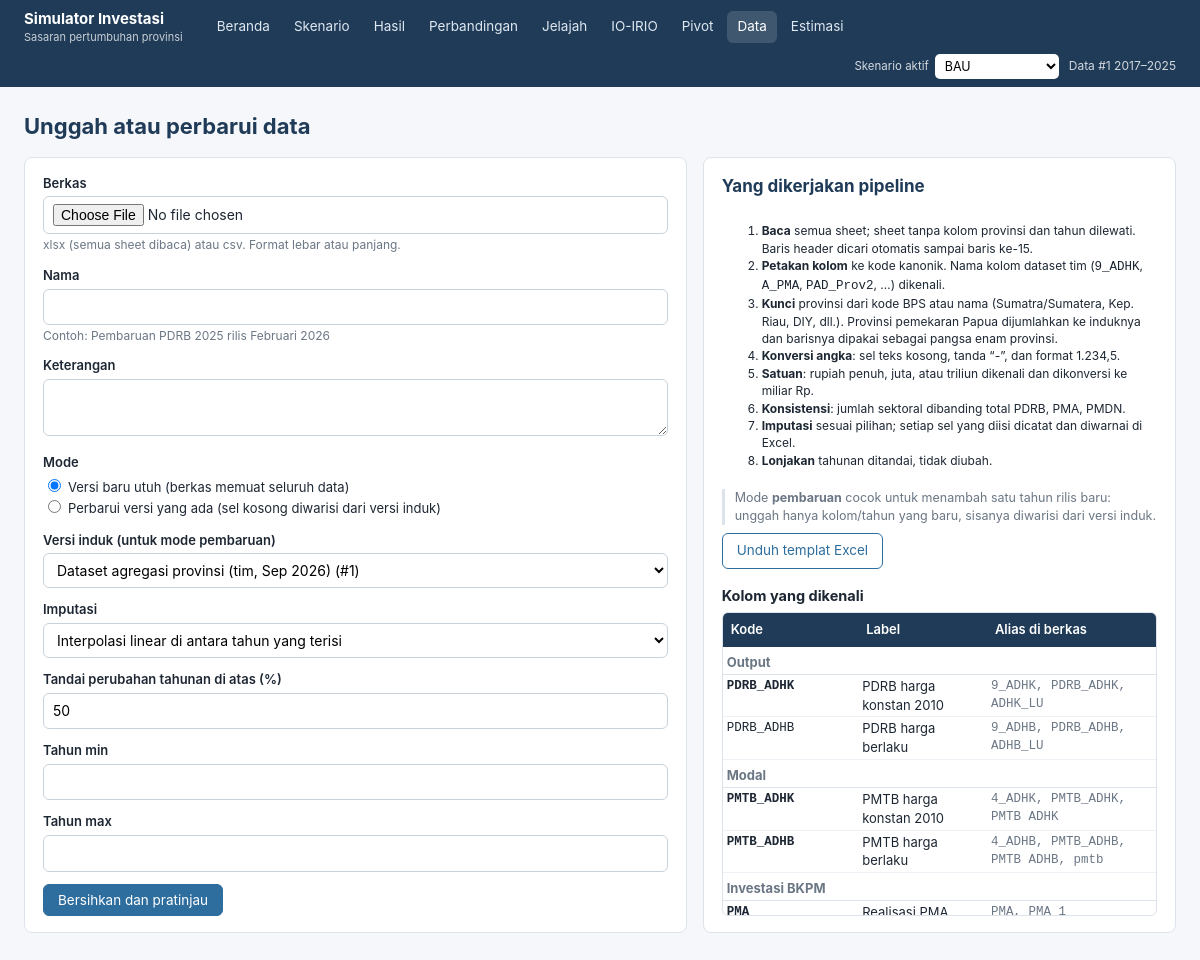
The app's page /data/unggah/ with its own data.
### datapanel/models.py (models this page shows, shortened)
class VersiData(models.Model):
    class Status(models.TextChoices):
        DRAF = "draf", "Draf (menunggu konfirmasi)"
        SIAP = "siap", "Siap dipakai"
        AKTIF = "aktif", "Aktif"
        ARSIP = "arsip", "Arsip"
        GAGAL = "gagal", "Gagal validasi"
    class Sumber(models.TextChoices):
        AWAL = "awal", "Dataset awal tim"
        UNGGAH = "unggah", "Unggahan baru"
        PEMBARUAN = "pembaruan", "Pembaruan atas versi lain"
        EDIT = "edit", "Suntingan manual"
    nama = models.CharField(max_length=120)
    keterangan = models.TextField(blank=True)
    sumber = models.CharField(max_length=12, choices=Sumber.choices, default=Sumber.UNGGAH)
    status = models.CharField(max_length=8, choices=Status.choices, default=Status.DRAF)
    induk = models.ForeignKey("self", null=True, blank=True, on_delete=models.SET_NULL,
                              related_name="turunan")
    berkas = models.FileField(upload_to="unggahan/%Y%m/", blank=True)
    nama_berkas = models.CharField(max_length=255, blank=True)
    opsi_pembersihan = models.JSONField(default=dict, blank=True)
    laporan = models.JSONField(default=list, blank=True)
    ringkasan = models.JSONField(default=dict, blank=True)
    tahun_awal = models.PositiveSmallIntegerField(null=True, blank=True)
    tahun_akhir = models.PositiveSmallIntegerField(null=True, blank=True)
    n_baris = models.PositiveIntegerField(default=0)
    pangsa_pemekaran = models.JSONField(default=dict, blank=True)
    dibuat = models.DateTimeField(auto_now_add=True)
    dibuat_oleh = models.ForeignKey(settings.AUTH_USER_MODEL, null=True, blank=True,
                                    on_delete=models.SET_NULL)
    class Meta:
        ordering = ["-dibuat"]
        verbose_name_plural = "versi data"
    def __str__(self):
        return f"{self.nama} (#{self.pk})"
    @classmethod
    def aktif(cls):
        return cls.objects.filter(status=cls.Status.AKTIF).first()

### datapanel/views.py (the view, shortened to what this page needs)
# urls.py: path("unggah/", views.unggah, name="unggah"),
def unggah(request):
    form = FormUnggah(request.POST or None, request.FILES or None)
    return render(request, "datapanel/unggah.html", _konteks_unggah(form))

### datapanel/context_processors.py (called while the page is built)
def versi_aktif(request):
    return {"versi_aktif": VersiData.aktif(), "nama_provinsi": _NAMA}

### datapanel/views.py (called while the page is built)
def _konteks_unggah(form):
    grup = {}
    for v in V.DAFTAR:
        grup.setdefault(v.grup, []).append(v)
    return {"form": form, "grup_variabel": grup}

### simulasi/aktif.py (called while the page is built)
def ambil(request):
    pk = request.session.get(KUNCI)
    qs = Skenario.objects.filter(hasil__isnull=False).select_related("hasil", "versi_data")
    sk = qs.filter(pk=pk).first() if pk else None
    if sk is None:
        sk = qs.filter(kelompok=Skenario.Kelompok.BAWAAN, templat="P0").first() or qs.order_by("-diubah").first()
    return sk

def grup():
    semua = list(Skenario.objects.only("pk", "nama", "singkat", "kelompok", "templat", "status").order_by("templat", "nama"))
    return [("Default", [s for s in semua if s.kelompok == Skenario.Kelompok.BAWAAN]),
            ("Kustom", [s for s in semua if s.kelompok != Skenario.Kelompok.BAWAAN])]

### simulasi/context_processors.py (called while the page is built)
def skenario_aktif(request):
    if request.path.startswith(("/admin/", "/static/")):
        return {}
    return {"sk_aktif": aktif.ambil(request), "sk_grup": aktif.grup(),
            "di_hasil": bool(re.match(r"^/skenario/\d+/$", request.path))}

### simulasi/models.py (called while the page is built)
    @property
    def label(self):
        return self.singkat or self.nama

### simulator/akses.py (called while the page is built, shortened)
    def __call__(self, request):
        return self.get_response(request)

### templates/datapanel/unggah.html (shortened to what this page needs)
{% extends "base.html" %}
{% block isi %}
<h1>Unggah atau perbarui data</h1>
<div class="grid g-7-5">
  <form method="post" enctype="multipart/form-data" class="kartu">
    {% for f in form %}
      <div class="bidang">
        <label for="{{ f.id_for_label }}">{{ f.label }}</label>
        {% if f.name == "mode" %}<ul class="radio">{% for r in f %}<li>{{ r.tag }} <label for="{{ r.id_for_label }}" style="display:inline;font-weight:400">{{ r.choice_label }}</label></li>{% endfor %}</ul>{% else %}{{ f }}{% endif %}
        {% if f.help_text %}<div class="bantuan">{{ f.help_text }}</div>{% endif %}
      </div>
    {% endfor %}
    <button class="btn" type="submit">Bersihkan dan pratinjau</button>
  </form>
  <div class="kartu">
    <h2>Yang dikerjakan pipeline</h2>
    <ol class="kecil">
      <li><b>Baca</b> semua sheet; sheet tanpa kolom provinsi dan tahun dilewati. Baris header dicari otomatis sampai baris ke-15.</li>
      <li><b>Petakan kolom</b> ke kode kanonik. Nama kolom dataset tim (<code>9_ADHK</code>, <code>A_PMA</code>, <code>PAD_Prov2</code>, …) dikenali.</li>
      <li><b>Kunci</b> provinsi dari kode BPS atau nama (Sumatra/Sumatera, Kep. Riau, DIY, dll.). Provinsi pemekaran Papua dijumlahkan ke induknya dan barisnya dipakai sebagai pangsa enam provinsi.</li>
      <li><b>Konversi angka</b>: sel teks kosong, tanda “-”, dan format 1.234,5.</li>
      <li><b>Satuan</b>: rupiah penuh, juta, atau triliun dikenali dan dikonversi ke miliar Rp.</li>
      <li><b>Konsistensi</b>: jumlah sektoral dibanding total PDRB, PMA, PMDN.</li>
      <li><b>Imputasi</b> sesuai pilihan; setiap sel yang diisi dicatat dan diwarnai di Excel.</li>
      <li><b>Lonjakan</b> tahunan ditandai, tidak diubah.</li>
    </ol>
    <p class="catatan">Mode <b>pembaruan</b> cocok untuk menambah satu tahun rilis baru: unggah hanya kolom/tahun yang baru, sisanya diwarisi dari versi induk.</p>
    <div><a class="btn garis" href="{% url 'datapanel:templat' %}">Unduh templat Excel</a></div>
    <h3 style="margin:16px 0 6px">Kolom yang dikenali</h3>
    <div class="isi-sisa gulir">
      <table class="tabel rapat kecil">
        <thead><tr><th>Kode</th><th>Label</th><th>Alias di berkas</th></tr></thead>
        <tbody>
        {% for grup, daftar in grup_variabel.items %}
          <tr class="acuan"><td colspan="3" class="abu" style="padding-top:6px"><b>{{ grup }}</b></td></tr>
          {% for v in daftar %}<tr><td class="mono">{% if v.wajib %}<b>{{ v.kode }}</b>{% else %}{{ v.kode }}{% endif %}</td><td>{{ v.label }}</td><td class="mono abu">{{ v.alias|join:", " }}</td></tr>{% endfor %}
        {% endfor %}
        </tbody>
      </table>
    </div>
  </div>
</div>
{% endblock %}

### templates/base.html (shortened to what this page needs)
{% load static %}<!doctype html>
<html lang="id">
<head>
  <link rel="stylesheet" href="{% static 'vendor/leaflet/leaflet.css' %}">
  <link rel="stylesheet" href="{% static 'css/app.css' %}">
</head>
<body>
<header class="atas">
  <a class="merek" href="{% url 'beranda' %}">Simulator Investasi<small>Sasaran pertumbuhan provinsi</small></a>
  {% with p=request.path %}
  <nav>
    <a href="{% url 'beranda' %}" class="{% if p == '/' %}aktif{% endif %}">Beranda</a>
    <a href="{% url 'simulasi:daftar' %}" class="{% if p == '/skenario/' or '/edit/' in p or '/baru/' in p or '/asumsi/' in p %}aktif{% endif %}">Skenario</a>
    <a href="{% url 'simulasi:hasil_aktif' %}" class="{% if di_hasil %}aktif{% endif %}">Hasil</a>
    <a href="{% url 'simulasi:bandingkan' %}" class="{% if 'bandingkan' in p %}aktif{% endif %}">Perbandingan</a>
    <a href="{% url 'datapanel:penjelajah' %}" class="{% if '/jelajah/' in p %}aktif{% endif %}">Jelajah</a>
    <a href="{% url 'io:beranda' %}" class="{% if p|slice:':4' == '/io/' %}aktif{% endif %}">IO-IRIO</a>
    <a href="{% url 'pivot' %}" class="{% if p|slice:':7' == '/pivot/' %}aktif{% endif %}">Pivot</a>
    <a href="{% url 'datapanel:daftar_versi' %}" class="{% if '/data/' in p and '/jelajah/' not in p %}aktif{% endif %}">Data</a>
    <a href="{% url 'estimasi:daftar' %}" class="{% if '/estimasi/' in p %}aktif{% endif %}">Estimasi</a>
  </nav>
  {% endwith %}
  <div class="versi">
    {% if sk_grup %}
    <form class="pilih-aktif" method="post" action="{% url 'simulasi:aktif' %}">{% csrf_token %}
      <label for="pilih-skenario-aktif">Skenario aktif</label>
      <select id="pilih-skenario-aktif" name="pk" onchange="this.form.submit()">
        {% for judul, daftar in sk_grup %}{% if daftar %}<optgroup label="{{ judul }}">
          {% for s in daftar %}<option value="{{ s.pk }}" {% if sk_aktif and s.pk == sk_aktif.pk %}selected{% endif %} >{{ s.label }}</option>{% endfor %}
        </optgroup>{% endif %}{% endfor %}
      </select>
    </form>
    {% endif %}
    <span class="data-aktif">{% if versi_aktif %}Data <a style="color:#fff" href="{% url 'datapanel:detail_versi' versi_aktif.pk %}">#{{ versi_aktif.pk }} {{ versi_aktif.tahun_awal }}–{{ versi_aktif.tahun_akhir }}</a>{% else %}Belum ada data aktif{% endif %}</span>
  </div>
</header>
<main>
  {% block isi %}{% endblock %}
</main>
</body>
</html>

### static/css/app.css (style rules this page uses)
:root { --biru: #1f3b57; --biru-2: #2e6e9e; --biru-muda: #e8f0f7; --hijau: #2e8b57; --merah: #c0392b; --kuning: #f2c94c; --abu: #6b7785; --garis: #dde3ea; --latar: #f5f7fa; --radius: 8px; }
* { box-sizing: border-box; }
body { margin: 0; font-family: -apple-system, 'Segoe UI', Roboto, 'Helvetica Neue', Arial, sans-serif; font-size: 14px; color: #1d2733; background: var(--latar); line-height: 1.45; }
a { color: var(--biru-2); text-decoration: none; }
header.atas { background: var(--biru); color: #fff; display: flex; align-items: center; gap: 8px 24px; flex-wrap: wrap; padding: 8px 24px; min-height: 56px; position: sticky; top: 0; z-index: 2000; }
header.atas .merek { font-weight: 700; font-size: 15px; color: #fff; white-space: nowrap; }
header.atas .merek small { display: block; font-weight: 400; font-size: 11px; opacity: 0.75; }
header.atas nav { display: flex; gap: 4px; flex-wrap: wrap; }
header.atas nav a { color: #dfe8f1; padding: 6px 10px; white-space: nowrap; border-radius: 6px; font-size: 13.5px; }
header.atas nav a.aktif, header.atas nav a:hover { background: rgba(255, 255, 255, 0.14); color: #fff; text-decoration: none; }
header.atas .versi { margin-left: auto; font-size: 12px; white-space: nowrap; display: flex; align-items: center; gap: 10px; }
header.atas .versi .data-aktif { opacity: 0.8; }
header.atas .pilih-aktif { display: flex; align-items: center; gap: 6px; margin: 0; }
header.atas .pilih-aktif label { margin: 0; font-weight: 400; font-size: 11.5px; opacity: 0.8; }
header.atas .pilih-aktif select { width: auto; max-width: 230px; padding: 4px 6px; font-size: 12.5px; border: 0; border-radius: 5px; }
main { max-width: 1320px; margin: 0 auto; padding: 20px 24px 60px; }
h1 { font-size: 22px; margin: 4px 0 14px; color: var(--biru); }
h2 { font-size: 17px; margin: 0 0 12px; color: var(--biru); }
h3 { font-size: 14.5px; margin: 0 0 8px; }
.kartu { background: #fff; border: 1px solid var(--garis); border-radius: var(--radius); padding: 16px 18px; margin-bottom: 16px; }
.grid { display: grid; gap: 16px; }
.g-7-5 { grid-template-columns: 7fr 5fr; }
table.tabel { width: 100%; border-collapse: collapse; font-size: 13px; }
table.tabel th { background: var(--biru); color: #fff; text-align: left; font-weight: 600; padding: 7px 8px; border-bottom: 1px solid var(--biru); position: sticky; top: 0; z-index: 1; }
table.tabel td { padding: 6px 8px; border-bottom: 1px solid #eef1f5; vertical-align: top; }
.gulir { max-height: 520px; overflow: auto; border: 1px solid var(--garis); border-radius: 6px; }
.btn { display: inline-block; border: 1px solid var(--biru-2); background: var(--biru-2); color: #fff; padding: 7px 14px; border-radius: 6px; font-size: 13.5px; cursor: pointer; text-decoration: none; font-family: inherit; }
.btn.garis { background: #fff; color: var(--biru-2); }
form .bidang { margin-bottom: 12px; }
form label { display: block; font-weight: 600; font-size: 13px; margin-bottom: 4px; }
form .bantuan, .bantuan { font-size: 12px; color: var(--abu); margin-top: 2px; }
input[type='text'], input[type='number'], input[type='file'], select, textarea { width: 100%; padding: 7px 9px; border: 1px solid #c9d2dc; border-radius: 6px; font: inherit; background: #fff; }
ul.radio { list-style: none; padding: 0; margin: 0; }
ul.radio li label { font-weight: 400; display: flex; gap: 6px; align-items: center; }
.catatan { font-size: 12.5px; color: var(--abu); border-left: 3px solid var(--garis); padding-left: 10px; margin: 8px 0; }
.kecil { font-size: 12px; }
.abu { color: var(--abu); }
code, .mono { font-family: ui-monospace, Menlo, Consolas, monospace; font-size: 12.5px; }
table.rapat td { padding: 2px 4px; }
tr.acuan td { border-bottom: 1px solid var(--garis); padding-top: 0; }
.grid > .kartu { display: flex; flex-direction: column; }
.grid > .kartu > .isi-sisa { flex: 1 1 0; min-height: 160px; overflow: auto; }
.grid > .kartu > .btn, .grid > .kartu > button { align-self: flex-start; }
table.tabel th { vertical-align: bottom; }

### records on screen
VersiData: pk "1", tahun_awal "2017", tahun_akhir "2025"

### other values on screen
{{ f.label }} "Berkas" "Nama" "Keterangan" "Mode" "Versi induk (untuk mode pembaruan)" "Imputasi" "Tandai perubahan tahunan di atas (%)" "Tahun min" "Tahun max"
{{ f.help_text }} "xlsx (semua sheet dibaca) atau csv. Format lebar atau panjang." "Contoh: Pembaruan PDRB 2025 rilis Februari 2026"
{{ r.choice_label }} "Versi baru utuh (berkas memuat seluruh data)" "Perbarui versi yang ada (sel kosong diwarisi dari versi induk)"
{{ grup }} "Output" "Modal" "Investasi BKPM"
{{ v.kode }} "PDRB_ADHK" "PMTB_ADHK" "PMTB_ADHB" "PMA"
{{ v.label }} "PDRB harga konstan 2010" "PDRB harga berlaku" "PMTB harga konstan 2010" "PMTB harga berlaku"
{{ v.alias|join:", " }} "9_ADHK, PDRB_ADHK, ADHK_LU" "9_ADHB, PDRB_ADHB, ADHB_LU" "4_ADHK, PMTB_ADHK, PMTB ADHK" "4_ADHB, PMTB_ADHB, PMTB ADHB, pmtb" "PMA, PMA_1"
{{ v.kode }} "PDRB_ADHB"
form field pk "BAU"
